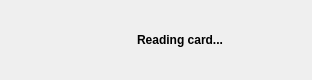
<?xml version="1.0" encoding="UTF-8"?>
<ui version="4.0">
 <class>CardReaderDialog</class>
 <widget class="QDialog" name="CardReaderDialog">
  <property name="geometry">
   <rect>
    <x>0</x>
    <y>0</y>
    <width>312</width>
    <height>80</height>
   </rect>
  </property>
  <property name="windowTitle">
   <string>Dialog</string>
  </property>
  <layout class="QHBoxLayout" name="horizontalLayout">
   <property name="spacing">
    <number>0</number>
   </property>
   <property name="leftMargin">
    <number>16</number>
   </property>
   <property name="topMargin">
    <number>8</number>
   </property>
   <property name="rightMargin">
    <number>32</number>
   </property>
   <property name="bottomMargin">
    <number>8</number>
   </property>
   <item>
    <widget class="QLabel" name="label">
     <property name="text">
      <string/>
     </property>
     <property name="pixmap">
      <pixmap resource="resources.qrc">:/images/CardReader.png</pixmap>
     </property>
    </widget>
   </item>
   <item>
    <widget class="QLabel" name="cardIDLabel">
     <property name="minimumSize">
      <size>
       <width>200</width>
       <height>0</height>
      </size>
     </property>
     <property name="font">
      <font>
       <weight>75</weight>
       <bold>true</bold>
      </font>
     </property>
     <property name="text">
      <string>&lt;html&gt;&lt;head/&gt;&lt;body&gt;&lt;p align=&quot;center&quot;&gt;Reading card...&lt;/p&gt;&lt;/body&gt;&lt;/html&gt;</string>
     </property>
    </widget>
   </item>
  </layout>
 </widget>
 <resources>
  <include location="resources.qrc"/>
 </resources>
 <connections/>
</ui>
